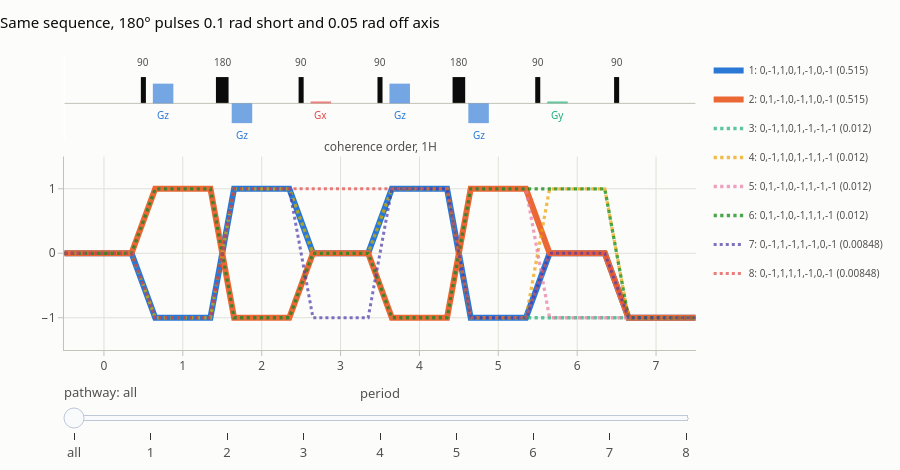

The notebook cell this image was saved under:
### Code cell
plot_pathways(result_imperfect, top=8, title="Same sequence, 180° pulses 0.1 rad short and 0.05 rad off axis")

### Figure 1 — Plotly figure (JSON) as saved in the notebook; plotly's stock layout.template omitted (floating-point values rounded to 4 significant figures)
{"data": [{"hovertemplate": "pathway 1: 0,-1,1,0,1,-1,0,-1<br>total 0.5149, ψ 0°<br>pc 1 · grad 1 · diff 0.5149 · pulse 1<extra></extra>", "legendgroup": "0", "line": {"color": "#2a78d6", "dash": "solid", "width": 6.0}, "mode": "lines", "name": "1: 0,-1,1,0,1,-1,0,-1 (0.515)", "opacity": 1.0, "showlegend": true, "x": [0.0, 0.85, 1.15, 1.85, 2.15, 2.85, 3.15, 3.85, 4.15, 4.85, 5.15, 5.85, 6.15, 6.85, 7.15, 8.0], "y": [0, 0, -1, -1, 1, 1, 0, 0, 1, 1, -1, -1, 0, 0, -1, -1], "type": "scatter", "xaxis": "x2", "yaxis": "y2"}, {"hovertemplate": "pathway 2: 0,1,-1,0,-1,1,0,-1<br>total 0.5149, ψ 0°<br>pc 1 · grad 1 · diff 0.5149 · pulse 1<extra></extra>", "legendgroup": "1", "line": {"color": "#eb6834", "dash": "solid", "width": 6.0}, "mode": "lines", "name": "2: 0,1,-1,0,-1,1,0,-1 (0.515)", "opacity": 1.0, "showlegend": true, "x": [0.0, 0.85, 1.15, 1.85, 2.15, 2.85, 3.15, 3.85, 4.15, 4.85, 5.15, 5.85, 6.15, 6.85, 7.15, 8.0], "y": [0, 0, 1, 1, -1, -1, 0, 0, -1, -1, 1, 1, 0, 0, -1, -1], "type": "scatter", "xaxis": "x2", "yaxis": "y2"}, {"hovertemplate": "pathway 3: 0,-1,1,0,1,-1,-1,-1<br>total 0.01202, ψ 180°<br>pc 1 · grad 0.02334 · diff 0.5149 · pulse 1<extra></extra>", "legendgroup": "2", "line": {"color": "#1baf7a", "dash": "dot", "width": 3.28}, "mode": "lines", "name": "3: 0,-1,1,0,1,-1,-1,-1 (0.012)", "opacity": 0.7, "showlegend": true, "x": [0.0, 0.85, 1.15, 1.85, 2.15, 2.85, 3.15, 3.85, 4.15, 4.85, 5.15, 5.85, 6.15, 6.85, 7.15, 8.0], "y": [0, 0, -1, -1, 1, 1, 0, 0, 1, 1, -1, -1, -1, -1, -1, -1], "type": "scatter", "xaxis": "x2", "yaxis": "y2"}, {"hovertemplate": "pathway 4: 0,-1,1,0,1,-1,1,-1<br>total 0.01202, ψ 180°<br>pc 1 · grad 0.02334 · diff 0.5149 · pulse 1<extra></extra>", "legendgroup": "3", "line": {"color": "#eda100", "dash": "dot", "width": 3.28}, "mode": "lines", "name": "4: 0,-1,1,0,1,-1,1,-1 (0.012)", "opacity": 0.7, "showlegend": true, "x": [0.0, 0.85, 1.15, 1.85, 2.15, 2.85, 3.15, 3.85, 4.15, 4.85, 5.15, 5.85, 6.15, 6.85, 7.15, 8.0], "y": [0, 0, -1, -1, 1, 1, 0, 0, 1, 1, -1, -1, 1, 1, -1, -1], "type": "scatter", "xaxis": "x2", "yaxis": "y2"}, {"hovertemplate": "pathway 5: 0,1,-1,0,-1,1,-1,-1<br>total 0.01202, ψ 180°<br>pc 1 · grad 0.02334 · diff 0.5149 · pulse 1<extra></extra>", "legendgroup": "4", "line": {"color": "#e87ba4", "dash": "dot", "width": 3.28}, "mode": "lines", "name": "5: 0,1,-1,0,-1,1,-1,-1 (0.012)", "opacity": 0.7, "showlegend": true, "x": [0.0, 0.85, 1.15, 1.85, 2.15, 2.85, 3.15, 3.85, 4.15, 4.85, 5.15, 5.85, 6.15, 6.85, 7.15, 8.0], "y": [0, 0, 1, 1, -1, -1, 0, 0, -1, -1, 1, 1, -1, -1, -1, -1], "type": "scatter", "xaxis": "x2", "yaxis": "y2"}, {"hovertemplate": "pathway 6: 0,1,-1,0,-1,1,1,-1<br>total 0.01202, ψ 180°<br>pc 1 · grad 0.02334 · diff 0.5149 · pulse 1<extra></extra>", "legendgroup": "5", "line": {"color": "#008300", "dash": "dot", "width": 3.28}, "mode": "lines", "name": "6: 0,1,-1,0,-1,1,1,-1 (0.012)", "opacity": 0.7, "showlegend": true, "x": [0.0, 0.85, 1.15, 1.85, 2.15, 2.85, 3.15, 3.85, 4.15, 4.85, 5.15, 5.85, 6.15, 6.85, 7.15, 8.0], "y": [0, 0, 1, 1, -1, -1, 0, 0, -1, -1, 1, 1, 1, 1, -1, -1], "type": "scatter", "xaxis": "x2", "yaxis": "y2"}, {"hovertemplate": "pathway 7: 0,-1,1,-1,1,-1,0,-1<br>total 0.008484, ψ 135°<br>pc 0.7071 · grad 0.02334 · diff 0.514 · pulse 1<extra></extra>", "legendgroup": "6", "line": {"color": "#4a3aa7", "dash": "dot", "width": 3.028}, "mode": "lines", "name": "7: 0,-1,1,-1,1,-1,0,-1 (0.00848)", "opacity": 0.7, "showlegend": true, "x": [0.0, 0.85, 1.15, 1.85, 2.15, 2.85, 3.15, 3.85, 4.15, 4.85, 5.15, 5.85, 6.15, 6.85, 7.15, 8.0], "y": [0, 0, -1, -1, 1, 1, -1, -1, 1, 1, -1, -1, 0, 0, -1, -1], "type": "scatter", "xaxis": "x2", "yaxis": "y2"}, {"hovertemplate": "pathway 8: 0,-1,1,1,1,-1,0,-1<br>total 0.008484, ψ 225°<br>pc 0.7071 · grad 0.02334 · diff 0.514 · pulse 1<extra></extra>", "legendgroup": "7", "line": {"color": "#e34948", "dash": "dot", "width": 3.028}, "mode": "lines", "name": "8: 0,-1,1,1,1,-1,0,-1 (0.00848)", "opacity": 0.7, "showlegend": true, "x": [0.0, 0.85, 1.15, 1.85, 2.15, 2.85, 3.15, 3.85, 4.15, 4.85, 5.15, 5.85, 6.15, 6.85, 7.15, 8.0], "y": [0, 0, -1, -1, 1, 1, 1, 1, 1, 1, -1, -1, 0, 0, -1, -1], "type": "scatter", "xaxis": "x2", "yaxis": "y2"}], "layout": {"xaxis": {"anchor": "y", "domain": [0.0, 1.0], "matches": "x2", "showticklabels": false, "showgrid": false}, "yaxis": {"anchor": "x", "domain": [0.718, 1.0], "visible": false, "range": [-1.35, 1.8]}, "xaxis2": {"anchor": "y2", "domain": [0.0, 1.0], "title": {"font": {"color": "#52514e", "size": 13}, "text": "period"}, "tickfont": {"color": "#52514e", "size": 12}, "showgrid": true, "gridcolor": "#e1e0d9", "zeroline": false, "showline": true, "linecolor": "#c3c2b7", "ticks": "outside", "tickcolor": "#c3c2b7", "tickvals": [0.5, 1.5, 2.5, 3.5, 4.5, 5.5, 6.5, 7.5], "ticktext": ["0", "1", "2", "3", "4", "5", "6", "7"]}, "yaxis2": {"anchor": "x2", "domain": [0.0, 0.658], "tickfont": {"color": "#52514e", "size": 12}, "title": {"font": {"color": "#52514e", "size": 13}}, "range": [-1.5, 1.5], "dtick": 1, "showgrid": true, "gridcolor": "#e1e0d9", "zeroline": false, "showline": true, "linecolor": "#c3c2b7", "ticks": "outside", "tickcolor": "#c3c2b7"}, "annotations": [{"font": {"color": "#52514e", "size": 12}, "showarrow": false, "text": "coherence order, 1H", "x": 0.5, "xanchor": "center", "xref": "paper", "y": 0.658, "yanchor": "bottom", "yref": "paper"}, {"font": {"color": "#52514e", "size": 10}, "showarrow": false, "text": "90", "x": 1.0, "xanchor": "center", "xref": "x", "y": 1.22, "yanchor": "bottom", "yref": "y"}, {"font": {"color": "#52514e", "size": 10}, "showarrow": false, "text": "180", "x": 2.0, "xanchor": "center", "xref": "x", "y": 1.22, "yanchor": "bottom", "yref": "y"}, {"font": {"color": "#52514e", "size": 10}, "showarrow": false, "text": "90", "x": 3.0, "xanchor": "center", "xref": "x", "y": 1.22, "yanchor": "bottom", "yref": "y"}, {"font": {"color": "#52514e", "size": 10}, "showarrow": false, "text": "90", "x": 4.0, "xanchor": "center", "xref": "x", "y": 1.22, "yanchor": "bottom", "yref": "y"}, {"font": {"color": "#52514e", "size": 10}, "showarrow": false, "text": "180", "x": 5.0, "xanchor": "center", "xref": "x", "y": 1.22, "yanchor": "bottom", "yref": "y"}, {"font": {"color": "#52514e", "size": 10}, "showarrow": false, "text": "90", "x": 6.0, "xanchor": "center", "xref": "x", "y": 1.22, "yanchor": "bottom", "yref": "y"}, {"font": {"color": "#52514e", "size": 10}, "showarrow": false, "text": "90", "x": 7.0, "xanchor": "center", "xref": "x", "y": 1.22, "yanchor": "bottom", "yref": "y"}, {"font": {"color": "#2a78d6", "size": 10}, "showarrow": false, "text": "Gz", "x": 1.25, "xanchor": "center", "xref": "x", "y": -0.1, "yanchor": "top", "yref": "y"}, {"font": {"color": "#2a78d6", "size": 10}, "showarrow": false, "text": "Gz", "x": 2.25, "xanchor": "center", "xref": "x", "y": -0.85, "yanchor": "top", "yref": "y"}, {"font": {"color": "#e34948", "size": 10}, "showarrow": false, "text": "Gx", "x": 3.25, "xanchor": "center", "xref": "x", "y": -0.1, "yanchor": "top", "yref": "y"}, {"font": {"color": "#2a78d6", "size": 10}, "showarrow": false, "text": "Gz", "x": 4.25, "xanchor": "center", "xref": "x", "y": -0.1, "yanchor": "top", "yref": "y"}, {"font": {"color": "#2a78d6", "size": 10}, "showarrow": false, "text": "Gz", "x": 5.25, "xanchor": "center", "xref": "x", "y": -0.85, "yanchor": "top", "yref": "y"}, {"font": {"color": "#1baf7a", "size": 10}, "showarrow": false, "text": "Gy", "x": 6.25, "xanchor": "center", "xref": "x", "y": -0.1, "yanchor": "top", "yref": "y"}], "shapes": [{"fillcolor": "#0b0b0b", "line": {"width": 0}, "type": "rect", "x0": 0.968, "x1": 1.032, "xref": "x", "y0": 0.0, "y1": 1.0, "yref": "y"}, {"fillcolor": "#0b0b0b", "line": {"width": 0}, "type": "rect", "x0": 1.92, "x1": 2.08, "xref": "x", "y0": 0.0, "y1": 1.0, "yref": "y"}, {"fillcolor": "#0b0b0b", "line": {"width": 0}, "type": "rect", "x0": 2.968, "x1": 3.032, "xref": "x", "y0": 0.0, "y1": 1.0, "yref": "y"}, {"fillcolor": "#0b0b0b", "line": {"width": 0}, "type": "rect", "x0": 3.968, "x1": 4.032, "xref": "x", "y0": 0.0, "y1": 1.0, "yref": "y"}, {"fillcolor": "#0b0b0b", "line": {"width": 0}, "type": "rect", "x0": 4.92, "x1": 5.08, "xref": "x", "y0": 0.0, "y1": 1.0, "yref": "y"}, {"fillcolor": "#0b0b0b", "line": {"width": 0}, "type": "rect", "x0": 5.968, "x1": 6.032, "xref": "x", "y0": 0.0, "y1": 1.0, "yref": "y"}, {"fillcolor": "#0b0b0b", "line": {"width": 0}, "type": "rect", "x0": 6.968, "x1": 7.032, "xref": "x", "y0": 0.0, "y1": 1.0, "yref": "y"}, {"line": {"color": "#c3c2b7", "width": 1}, "type": "line", "x0": 0.0, "x1": 8.0, "xref": "x", "y0": 0.0, "y1": 0.0, "yref": "y"}, {"fillcolor": "#2a78d6", "line": {"width": 0}, "opacity": 0.65, "type": "rect", "x0": 1.12, "x1": 1.38, "xref": "x", "y0": 0.0, "y1": 0.75, "yref": "y"}, {"fillcolor": "#2a78d6", "line": {"width": 0}, "opacity": 0.65, "type": "rect", "x0": 2.12, "x1": 2.38, "xref": "x", "y0": 0.0, "y1": -0.75, "yref": "y"}, {"fillcolor": "#e34948", "line": {"width": 0}, "opacity": 0.65, "type": "rect", "x0": 3.12, "x1": 3.38, "xref": "x", "y0": 0.0, "y1": 0.075, "yref": "y"}, {"fillcolor": "#2a78d6", "line": {"width": 0}, "opacity": 0.65, "type": "rect", "x0": 4.12, "x1": 4.38, "xref": "x", "y0": 0.0, "y1": 0.75, "yref": "y"}, {"fillcolor": "#2a78d6", "line": {"width": 0}, "opacity": 0.65, "type": "rect", "x0": 5.12, "x1": 5.38, "xref": "x", "y0": 0.0, "y1": -0.75, "yref": "y"}, {"fillcolor": "#1baf7a", "line": {"width": 0}, "opacity": 0.65, "type": "rect", "x0": 6.12, "x1": 6.38, "xref": "x", "y0": 0.0, "y1": 0.075, "yref": "y"}], "font": {"family": "system-ui, -apple-system, \"Segoe UI\", Roboto, sans-serif", "color": "#0b0b0b", "size": 13}, "margin": {"l": 64, "r": 24, "t": 56, "b": 48}, "title": {"font": {"size": 15, "color": "#0b0b0b"}, "text": "Same sequence, 180° pulses 0.1 rad short and 0.05 rad off axis", "x": 0, "xanchor": "left"}, "legend": {"font": {"size": 10, "color": "#52514e"}, "orientation": "v", "x": 1.02, "y": 1, "bgcolor": "rgba(0,0,0,0)"}, "modebar": {"bgcolor": "rgba(0,0,0,0)", "color": "#898781", "activecolor": "#52514e", "remove": ["lasso2d", "select2d"]}, "sliders": [{"active": 0, "currentvalue": {"font": {"color": "#52514e"}, "prefix": "pathway: "}, "font": {"color": "#52514e"}, "pad": {"t": 30}, "steps": [{"args": [{"opacity": [1.0, 1.0, 0.7, 0.7, 0.7, 0.7, 0.7, 0.7]}, {"annotations": [{"font": {"color": "#52514e", "size": 12}, "showarrow": false, "text": "coherence order, 1H", "x": 0.5, "xanchor": "center", "xref": "paper", "y": 0.658, "yanchor": "bottom", "yref": "paper"}, {"font": {"color": "#52514e", "size": 10}, "showarrow": false, "text": "90", "x": 1.0, "xanchor": "center", "xref": "x", "y": 1.22, "yanchor": "bottom", "yref": "y"}, {"font": {"color": "#52514e", "size": 10}, "showarrow": false, "text": "180", "x": 2.0, "xanchor": "center", "xref": "x", "y": 1.22, "yanchor": "bottom", "yref": "y"}, {"font": {"color": "#52514e", "size": 10}, "showarrow": false, "text": "90", "x": 3.0, "xanchor": "center", "xref": "x", "y": 1.22, "yanchor": "bottom", "yref": "y"}, {"font": {"color": "#52514e", "size": 10}, "showarrow": false, "text": "90", "x": 4.0, "xanchor": "center", "xref": "x", "y": 1.22, "yanchor": "bottom", "yref": "y"}, {"font": {"color": "#52514e", "size": 10}, "showarrow": false, "text": "180", "x": 5.0, "xanchor": "center", "xref": "x", "y": 1.22, "yanchor": "bottom", "yref": "y"}, {"font": {"color": "#52514e", "size": 10}, "showarrow": false, "text": "90", "x": 6.0, "xanchor": "center", "xref": "x", "y": 1.22, "yanchor": "bottom", "yref": "y"}, {"font": {"color": "#52514e", "size": 10}, "showarrow": false, "text": "90", "x": 7.0, "xanchor": "center", "xref": "x", "y": 1.22, "yanchor": "bottom", "yref": "y"}, {"font": {"color": "#2a78d6", "size": 10}, "showarrow": false, "text": "Gz", "x": 1.25, "xanchor": "center", "xref": "x", "y": -0.1, "yanchor": "top", "yref": "y"}, {"font": {"color": "#2a78d6", "size": 10}, "showarrow": false, "text": "Gz", "x": 2.25, "xanchor": "center", "xref": "x", "y": -0.85, "yanchor": "top", "yref": "y"}, {"font": {"color": "#e34948", "size": 10}, "showarrow": false, "text": "Gx", "x": 3.25, "xanchor": "center", "xref": "x", "y": -0.1, "yanchor": "top", "yref": "y"}, {"font": {"color": "#2a78d6", "size": 10}, "showarrow": false, "text": "Gz", "x": 4.25, "xanchor": "center", "xref": "x", "y": -0.1, "yanchor": "top", "yref": "y"}, {"font": {"color": "#2a78d6", "size": 10}, "showarrow": false, "text": "Gz", "x": 5.25, "xanchor": "center", "xref": "x", "y": -0.85, "yanchor": "top", "yref": "y"}, {"font": {"color": "#1baf7a", "size": 10}, "showarrow": false, "text": "Gy", "x": 6.25, "xanchor": "center", "xref": "x", "y": -0.1, "yanchor": "top", "yref": "y"}]}], "label": "all", "method": "update"}, {"args": [{"opacity": [1.0, 0.12, 0.12, 0.12, 0.12, 0.12, 0.12, 0.12]}, {"annotations": [{"font": {"color": "#52514e", "size": 12}, "showarrow": false, "text": "coherence order, 1H", "x": 0.5, "xanchor": "center", "xref": "paper", "y": 0.658, "yanchor": "bottom", "yref": "paper"}, {"font": {"color": "#52514e", "size": 10}, "showarrow": false, "text": "90", "x": 1.0, "xanchor": "center", "xref": "x", "y": 1.22, "yanchor": "bottom", "yref": "y"}, {"font": {"color": "#52514e", "size": 10}, "showarrow": false, "text": "180", "x": 2.0, "xanchor": "center", "xref": "x", "y": 1.22, "yanchor": "bottom", "yref": "y"}, {"font": {"color": "#52514e", "size": 10}, "showarrow": false, "text": "90", "x": 3.0, "xanchor": "center", "xref": "x", "y": 1.22, "yanchor": "bottom", "yref": "y"}, {"font": {"color": "#52514e", "size": 10}, "showarrow": false, "text": "90", "x": 4.0, "xanchor": "center", "xref": "x", "y": 1.22, "yanchor": "bottom", "yref": "y"}, {"font": {"color": "#52514e", "size": 10}, "showarrow": false, "text": "180", "x": 5.0, "xanchor": "center", "xref": "x", "y": 1.22, "yanchor": "bottom", "yref": "y"}, {"font": {"color": "#52514e", "size": 10}, "showarrow": false, "text": "90", "x": 6.0, "xanchor": "center", "xref": "x", "y": 1.22, "yanchor": "bottom", "yref": "y"}, {"font": {"color": "#52514e", "size": 10}, "showarrow": false, "text": "90", "x": 7.0, "xanchor": "center", "xref": "x", "y": 1.22, "yanchor": "bottom", "yref": "y"}, {"font": {"color": "#2a78d6", "size": 10}, "showarrow": false, "text": "Gz", "x": 1.25, "xanchor": "center", "xref": "x", "y": -0.1, "yanchor": "top", "yref": "y"}, {"font": {"color": "#2a78d6", "size": 10}, "showarrow": false, "text": "Gz", "x": 2.25, "xanchor": "center", "xref": "x", "y": -0.85, "yanchor": "top", "yref": "y"}, {"font": {"color": "#e34948", "size": 10}, "showarrow": false, "text": "Gx", "x": 3.25, "xanchor": "center", "xref": "x", "y": -0.1, "yanchor": "top", "yref": "y"}, {"font": {"color": "#2a78d6", "size": 10}, "showarrow": false, "text": "Gz", "x": 4.25, "xanchor": "center", "xref": "x", "y": -0.1, "yanchor": "top", "yref": "y"}, {"font": {"color": "#2a78d6", "size": 10}, "showarrow": false, "text": "Gz", "x": 5.25, "xanchor": "center", "xref": "x", "y": -0.85, "yanchor": "top", "yref": "y"}, {"font": {"color": "#1baf7a", "size": 10}, "showarrow": false, "text": "Gy", "x": 6.25, "xanchor": "center", "xref": "x", "y": -0.1, "yanchor": "top", "yref": "y"}, {"xref": "paper", "yref": "paper", "x": 1.0, "y": 0.0, "xanchor": "right", "yanchor": "bottom", "align": "left", "showarrow": false, "bgcolor": "#fcfcfb", "bordercolor": "#c3c2b7", "borderwidth": 1, "font": {"size": 11, "color": "#0b0b0b"}, "text": "<b>pathway 1</b> 0,-1,1,0,1,-1,0,-1 (wanted)<br>total 0.5149, ψ 0°<br>phase cycle 1<br>gradient 1<br>diffusion 0.5149<br>pulses 1"}]}], "label": "1", "method": "update"}, {"args": [{"opacity": [0.12, 1.0, 0.12, 0.12, 0.12, 0.12, 0.12, 0.12]}, {"annotations": [{"font": {"color": "#52514e", "size": 12}, "showarrow": false, "text": "coherence order, 1H", "x": 0.5, "xanchor": "center", "xref": "paper", "y": 0.658, "yanchor": "bottom", "yref": "paper"}, {"font": {"color": "#52514e", "size": 10}, "showarrow": false, "text": "90", "x": 1.0, "xanchor": "center", "xref": "x", "y": 1.22, "yanchor": "bottom", "yref": "y"}, {"font": {"color": "#52514e", "size": 10}, "showarrow": false, "text": "180", "x": 2.0, "xanchor": "center", "xref": "x", "y": 1.22, "yanchor": "bottom", "yref": "y"}, {"font": {"color": "#52514e", "size": 10}, "showarrow": false, "text": "90", "x": 3.0, "xanchor": "center", "xref": "x", "y": 1.22, "yanchor": "bottom", "yref": "y"}, {"font": {"color": "#52514e", "size": 10}, "showarrow": false, "text": "90", "x": 4.0, "xanchor": "center", "xref": "x", "y": 1.22, "yanchor": "bottom", "yref": "y"}, {"font": {"color": "#52514e", "size": 10}, "showarrow": false, "text": "180", "x": 5.0, "xanchor": "center", "xref": "x", "y": 1.22, "yanchor": "bottom", "yref": "y"}, {"font": {"color": "#52514e", "size": 10}, "showarrow": false, "text": "90", "x": 6.0, "xanchor": "center", "xref": "x", "y": 1.22, "yanchor": "bottom", "yref": "y"}, {"font": {"color": "#52514e", "size": 10}, "showarrow": false, "text": "90", "x": 7.0, "xanchor": "center", "xref": "x", "y": 1.22, "yanchor": "bottom", "yref": "y"}, {"font": {"color": "#2a78d6", "size": 10}, "showarrow": false, "text": "Gz", "x": 1.25, "xanchor": "center", "xref": "x", "y": -0.1, "yanchor": "top", "yref": "y"}, {"font": {"color": "#2a78d6", "size": 10}, "showarrow": false, "text": "Gz", "x": 2.25, "xanchor": "center", "xref": "x", "y": -0.85, "yanchor": "top", "yref": "y"}, {"font": {"color": "#e34948", "size": 10}, "showarrow": false, "text": "Gx", "x": 3.25, "xanchor": "center", "xref": "x", "y": -0.1, "yanchor": "top", "yref": "y"}, {"font": {"color": "#2a78d6", "size": 10}, "showarrow": false, "text": "Gz", "x": 4.25, "xanchor": "center", "xref": "x", "y": -0.1, "yanchor": "top", "yref": "y"}, {"font": {"color": "#2a78d6", "size": 10}, "showarrow": false, "text": "Gz", "x": 5.25, "xanchor": "center", "xref": "x", "y": -0.85, "yanchor": "top", "yref": "y"}, {"font": {"color": "#1baf7a", "size": 10}, "showarrow": false, "text": "Gy", "x": 6.25, "xanchor": "center", "xref": "x", "y": -0.1, "yanchor": "top", "yref": "y"}, {"xref": "paper", "yref": "paper", "x": 1.0, "y": 0.0, "xanchor": "right", "yanchor": "bottom", "align": "left", "showarrow": false, "bgcolor": "#fcfcfb", "bordercolor": "#c3c2b7", "borderwidth": 1, "font": {"size": 11, "color": "#0b0b0b"}, "text": "<b>pathway 2</b> 0,1,-1,0,-1,1,0,-1 (wanted)<br>total 0.5149, ψ 0°<br>phase cycle 1<br>gradient 1<br>diffusion 0.5149<br>pulses 1"}]}], "label": "2", "method": "update"}, {"args": [{"opacity": [0.12, 0.12, 1.0, 0.12, 0.12, 0.12, 0.12, 0.12]}, {"annotations": [{"font": {"color": "#52514e", "size": 12}, "showarrow": false, "text": "coherence order, 1H", "x": 0.5, "xanchor": "center", "xref": "paper", "y": 0.658, "yanchor": "bottom", "yref": "paper"}, {"font": {"color": "#52514e", "size": 10}, "showarrow": false, "text": "90", "x": 1.0, "xanchor": "center", "xref": "x", "y": 1.22, "yanchor": "bottom", "yref": "y"}, {"font": {"color": "#52514e", "size": 10}, "showarrow": false, "text": "180", "x": 2.0, "xanchor": "center", "xref": "x", "y": 1.22, "yanchor": "bottom", "yref": "y"}, {"font": {"color": "#52514e", "size": 10}, "showarrow": false, "text": "90", "x": 3.0, "xanchor": "center", "xref": "x", "y": 1.22, "yanchor": "bottom", "yref": "y"}, {"font": {"color": "#52514e", "size": 10}, "showarrow": false, "text": "90", "x": 4.0, "xanchor": "center", "xref": "x", "y": 1.22, "yanchor": "bottom", "yref": "y"}, {"font": {"color": "#52514e", "size": 10}, "showarrow": false, "text": "180", "x": 5.0, "xanchor": "center", "xref": "x", "y": 1.22, "yanchor": "bottom", "yref": "y"}, {"font": {"color": "#52514e", "size": 10}, "showarrow": false, "text": "90", "x": 6.0, "xanchor": "center", "xref": "x", "y": 1.22, "yanchor": "bottom", "yref": "y"}, {"font": {"color": "#52514e", "size": 10}, "showarrow": false, "text": "90", "x": 7.0, "xanchor": "center", "xref": "x", "y": 1.22, "yanchor": "bottom", "yref": "y"}, {"font": {"color": "#2a78d6", "size": 10}, "showarrow": false, "text": "Gz", "x": 1.25, "xanchor": "center", "xref": "x", "y": -0.1, "yanchor": "top", "yref": "y"}, {"font": {"color": "#2a78d6", "size": 10}, "showarrow": false, "text": "Gz", "x": 2.25, "xanchor": "center", "xref": "x", "y": -0.85, "yanchor": "top", "yref": "y"}, {"font": {"color": "#e34948", "size": 10}, "showarrow": false, "text": "Gx", "x": 3.25, "xanchor": "center", "xref": "x", "y": -0.1, "yanchor": "top", "yref": "y"}, {"font": {"color": "#2a78d6", "size": 10}, "showarrow": false, "text": "Gz", "x": 4.25, "xanchor": "center", "xref": "x", "y": -0.1, "yanchor": "top", "yref": "y"}, {"font": {"color": "#2a78d6", "size": 10}, "showarrow": false, "text": "Gz", "x": 5.25, "xanchor": "center", "xref": "x", "y": -0.85, "yanchor": "top", "yref": "y"}, {"font": {"color": "#1baf7a", "size": 10}, "showarrow": false, "text": "Gy", "x": 6.25, "xanchor": "center", "xref": "x", "y": -0.1, "yanchor": "top", "yref": "y"}, {"xref": "paper", "yref": "paper", "x": 1.0, "y": 0.0, "xanchor": "right", "yanchor": "bottom", "align": "left", "showarrow": false, "bgcolor": "#fcfcfb", "bordercolor": "#c3c2b7", "borderwidth": 1, "font": {"size": 11, "color": "#0b0b0b"}, "text": "<b>pathway 3</b> 0,-1,1,0,1,-1,-1,-1<br>total 0.01202, ψ 180°<br>phase cycle 1<br>gradient 0.02334<br>diffusion 0.5149<br>pulses 1"}]}], "label": "3", "method": "update"}, {"args": [{"opacity": [0.12, 0.12, 0.12, 1.0, 0.12, 0.12, 0.12, 0.12]}, {"annotations": [{"font": {"color": "#52514e", "size": 12}, "showarrow": false, "text": "coherence order, 1H", "x": 0.5, "xanchor": "center", "xref": "paper", "y": 0.658, "yanchor": "bottom", "yref": "paper"}, {"font": {"color": "#52514e", "size": 10}, "showarrow": false, "text": "90", "x": 1.0, "xanchor": "center", "xref": "x", "y": 1.22, "yanchor": "bottom", "yref": "y"}, {"font": {"color": "#52514e", "size": 10}, "showarrow": false, "text": "180", "x": 2.0, "xanchor": "center", "xref": "x", "y": 1.22, "yanchor": "bottom", "yref": "y"}, {"font": {"color": "#52514e", "size": 10}, "showarrow": false, "text": "90", "x": 3.0, "xanchor": "center", "xref": "x", "y": 1.22, "yanchor": "bottom", "yref": "y"}, {"font": {"color": "#52514e", "size": 10}, "showarrow": false, "text": "90", "x": 4.0, "xanchor": "center", "xref": "x", "y": 1.22, "yanchor": "bottom", "yref": "y"}, {"font": {"color": "#52514e", "size": 10}, "showarrow": false, "text": "180", "x": 5.0, "xanchor": "center", "xref": "x", "y": 1.22, "yanchor": "bottom", "yref": "y"}, {"font": {"color": "#52514e", "size": 10}, "showarrow": false, "text": "90", "x": 6.0, "xanchor": "center", "xref": "x", "y": 1.22, "yanchor": "bottom", "yref": "y"}, {"font": {"color": "#52514e", "size": 10}, "showarrow": false, "text": "90", "x": 7.0, "xanchor": "center", "xref": "x", "y": 1.22, "yanchor": "bottom", "yref": "y"}, {"font": {"color": "#2a78d6", "size": 10}, "showarrow": false, "text": "Gz", "x": 1.25, "xanchor": "center", "xref": "x", "y": -0.1, "yanchor": "top", "yref": "y"}, {"font": {"color": "#2a78d6", "size": 10}, "showarrow": false, "text": "Gz", "x": 2.25, "xanchor": "center", "xref": "x", "y": -0.85, "yanchor": "top", "yref": "y"}, {"font": {"color": "#e34948", "size": 10}, "showarrow": false, "text": "Gx", "x": 3.25, "xanchor": "center", "xref": "x", "y": -0.1, "yanchor": "top", "yref": "y"}, {"font": {"color": "#2a78d6", "size": 10}, "showarrow": false, "text": "Gz", "x": 4.25, "xanchor": "center", "xref": "x", "y": -0.1, "yanchor": "top", "yref": "y"}, {"font": {"color": "#2a78d6", "size": 10}, "showarrow": false, "text": "Gz", "x": 5.25, "xanchor": "center", "xref": "x", "y": -0.85, "yanchor": "top", "yref": "y"}, {"font": {"color": "#1baf7a", "size": 10}, "showarrow": false, "text": "Gy", "x": 6.25, "xanchor": "center", "xref": "x", "y": -0.1, "yanchor": "top", "yref": "y"}, {"xref": "paper", "yref": "paper", "x": 1.0, "y": 0.0, "xanchor": "right", "yanchor": "bottom", "align": "left", "showarrow": false, "bgcolor": "#fcfcfb", "bordercolor": "#c3c2b7", "borderwidth": 1, "font": {"size": 11, "color": "#0b0b0b"}, "text": "<b>pathway 4</b> 0,-1,1,0,1,-1,1,-1<br>total 0.01202, ψ 180°<br>phase cycle 1<br>gradient 0.02334<br>diffusion 0.5149<br>pulses 1"}]}], "label": "4", "method": "update"}, {"args": [{"opacity": [0.12, 0.12, 0.12, 0.12, 1.0, 0.12, 0.12, 0.12]}, {"annotations": [{"font": {"color": "#52514e", "size": 12}, "showarrow": false, "text": "coherence order, 1H", "x": 0.5, "xanchor": "center", "xref": "paper", "y": 0.658, "yanchor": "bottom", "yref": "paper"}, {"font": {"color": "#52514e", "size": 10}, "showarrow": false, "text": "90", "x": 1.0, "xanchor": "center", "xref": "x", "y": 1.22, "yanchor": "bottom", "yref": "y"}, {"font": {"color": "#52514e", "size": 10}, "showarrow": false, "text": "180", "x": 2.0, "xanchor": "center", "xref": "x", "y": 1.22, "yanchor": "bottom", "yref": "y"}, {"font": {"color": "#52514e", "size": 10}, "showarrow": false, "text": "90", "x": 3.0, "xanchor": "center", "xref": "x", "y": 1.22, "yanchor": "bottom", "yref": "y"}, {"font": {"color": "#52514e", "size": 10}, "showarrow": false, "text": "90", "x": 4.0, "xanchor": "center", "xref": "x", "y": 1.22, "yanchor": "bottom", "yref": "y"}, {"font": {"color": "#52514e", "size": 10}, "showarrow": false, "text": "180", "x": 5.0, "xanchor": "center", "xref": "x", "y": 1.22, "yanchor": "bottom", "yref": "y"}, {"font": {"color": "#52514e", "size": 10}, "showarrow": false, "text": "90", "x": 6.0, "xanchor": "center", "xref": "x", "y": 1.22, "yanchor": "bottom", "yref": "y"}, {"font": {"color": "#52514e", "size": 10}, "showarrow": false, "text": "90", "x": 7.0, "xanchor": "center", "xref": "x", "y": 1.22, "yanchor": "bottom", "yref": "y"}, {"font": {"color": "#2a78d6", "size": 10}, "showarrow": false, "text": "Gz", "x": 1.25, "xanchor": "center", "xref": "x", "y": -0.1, "yanchor": "top", "yref": "y"}, {"font": {"color": "#2a78d6", "size": 10}, "showarrow": false, "text": "Gz", "x": 2.25, "xanchor": "center", "xref": "x", "y": -0.85, "yanchor": "top", "yref": "y"}, {"font": {"color": "#e34948", "size": 10}, "showarrow": false, "text": "Gx", "x": 3.25, "xanchor": "center", "xref": "x", "y": -0.1, "yanchor": "top", "yref": "y"}, {"font": {"color": "#2a78d6", "size": 10}, "showarrow": false, "text": "Gz", "x": 4.25, "xanchor": "center", "xref": "x", "y": -0.1, "yanchor": "top", "yref": "y"}, {"font": {"color": "#2a78d6", "size": 10}, "showarrow": false, "text": "Gz", "x": 5.25, "xanchor": "center", "xref": "x", "y": -0.85, "yanchor": "top", "yref": "y"}, {"font": {"color": "#1baf7a", "size": 10}, "showarrow": false, "text": "Gy", "x": 6.25, "xanchor": "center", "xref": "x", "y": -0.1, "yanchor": "top", "yref": "y"}, {"xref": "paper", "yref": "paper", "x": 1.0, "y": 0.0, "xanchor": "right", "yanchor": "bottom", "align": "left", "showarrow": false, "bgcolor": "#fcfcfb", "bordercolor": "#c3c2b7", "borderwidth": 1, "font": {"size": 11, "color": "#0b0b0b"}, "text": "<b>pathway 5</b> 0,1,-1,0,-1,1,-1,-1<br>total 0.01202, ψ 180°<br>phase cycle 1<br>gradient 0.02334<br>diffusion 0.5149<br>pulses 1"}]}], "label": "5", "method": "update"}, {"args": [{"opacity": [0.12, 0.12, 0.12, 0.12, 0.12, 1.0, 0.12, 0.12]}, {"annotations": [{"font": {"color": "#52514e", "size": 12}, "showarrow": false, "text": "coherence order, 1H", "x": 0.5, "xanchor": "center", "xref": "paper", "y": 0.658, "yanchor": "bottom", "yref": "paper"}, {"font": {"color": "#52514e", "size": 10}, "showarrow": false, "text": "90", "x": 1.0, "xanchor": "center", "xref": "x", "y": 1.22, "yanchor": "bottom", "yref": "y"}, {"font": {"color": "#52514e", "size": 10}, "showarrow": false, "text": "180", "x": 2.0, "xanchor": "center", "xref": "x", "y": 1.22, "yanchor": "bottom", "yref": "y"}, {"font": {"color": "#52514e", "size": 10}, "showarrow": false, "text": "90", "x": 3.0, "xanchor": "center", "xref": "x", "y": 1.22, "yanchor": "bottom", "yref": "y"}, {"font": {"color": "#52514e", "size": 10}, "showarrow": false, "text": "90", "x": 4.0, "xanchor": "center", "xref": "x", "y": 1.22, "yanchor": "bottom", "yref": "y"}, {"font": {"color": "#52514e", "size": 10}, "showarrow": false, "text": "180", "x": 5.0, "xanchor": "center", "xref": "x", "y": 1.22, "yanchor": "bottom", "yref": "y"}, {"font": {"color": "#52514e", "size": 10}, "showarrow": false, "text": "90", "x": 6.0, "xanchor": "center", "xref": "x", "y": 1.22, "yanchor": "bottom", "yref": "y"}, {"font": {"color": "#52514e", "size": 10}, "showarrow": false, "text": "90", "x": 7.0, "xanchor": "center", "xref": "x", "y": 1.22, "yanchor": "bottom", "yref": "y"}, {"font": {"color": "#2a78d6", "size": 10}, "showarrow": false, "text": "Gz", "x": 1.25, "xanchor": "center", "xref": "x", "y": -0.1, "yanchor": "top", "yref": "y"}, {"font": {"color": "#2a78d6", "size": 10}, "showarrow": false, "text": "Gz", "x": 2.25, "xanchor": "center", "xref": "x", "y": -0.85, "yanchor": "top", "yref": "y"}, {"font": {"color": "#e34948", "size": 10}, "showarrow": false, "text": "Gx", "x": 3.25, "xanchor": "center", "xref": "x", "y": -0.1, "yanchor": "top", "yref": "y"}, {"font": {"color": "#2a78d6", "size": 10}, "showarrow": false, "text": "Gz", "x": 4.25, "xanchor": "center", "xref": "x", "y": -0.1, "yanchor": "top", "yref": "y"}, {"font": {"color": "#2a78d6", "size": 10}, "showarrow": false, "text": "Gz", "x": 5.25, "xanchor": "center", "xref": "x", "y": -0.85, "yanchor": "top", "yref": "y"}, {"font": {"color": "#1baf7a", "size": 10}, "showarrow": false, "text": "Gy", "x": 6.25, "xanchor": "center", "xref": "x", "y": -0.1, "yanchor": "top", "yref": "y"}, {"xref": "paper", "yref": "paper", "x": 1.0, "y": 0.0, "xanchor": "right", "yanchor": "bottom", "align": "left", "showarrow": false, "bgcolor": "#fcfcfb", "bordercolor": "#c3c2b7", "borderwidth": 1, "font": {"size": 11, "color": "#0b0b0b"}, "text": "<b>pathway 6</b> 0,1,-1,0,-1,1,1,-1<br>total 0.01202, ψ 180°<br>phase cycle 1<br>gradient 0.02334<br>diffusion 0.5149<br>pulses 1"}]}], "label": "6", "method": "update"}, {"args": [{"opacity": [0.12, 0.12, 0.12, 0.12, 0.12, 0.12, 1.0, 0.12]}, {"annotations": [{"font": {"color": "#52514e", "size": 12}, "showarrow": false, "text": "coherence order, 1H", "x": 0.5, "xanchor": "center", "xref": "paper", "y": 0.658, "yanchor": "bottom", "yref": "paper"}, {"font": {"color": "#52514e", "size": 10}, "showarrow": false, "text": "90", "x": 1.0, "xanchor": "center", "xref": "x", "y": 1.22, "yanchor": "bottom", "yref": "y"}, {"font": {"color": "#52514e", "size": 10}, "showarrow": false, "text": "180", "x": 2.0, "xanchor": "center", "xref": "x", "y": 1.22, "yanchor": "bottom", "yref": "y"}, {"font": {"color": "#52514e", "size": 10}, "showarrow": false, "text": "90", "x": 3.0, "xanchor": "center", "xref": "x", "y": 1.22, "yanchor": "bottom", "yref": "y"}, {"font": {"color": "#52514e", "size": 10}, "showarrow": false, "text": "90", "x": 4.0, "xanchor": "center", "xref": "x", "y": 1.22, "yanchor": "bottom", "yref": "y"}, {"font": {"color": "#52514e", "size": 10}, "showarrow": false, "text": "180", "x": 5.0, "xanchor": "center", "xref": "x", "y": 1.22, "yanchor": "bottom", "yref": "y"}, {"font": {"color": "#52514e", "size": 10}, "showarrow": false, "text": "90", "x": 6.0, "xanchor": "center", "xref": "x", "y": 1.22, "yanchor": "bottom", "yref": "y"}, {"font": {"color": "#52514e", "size": 10}, "showarrow": false, "text": "90", "x": 7.0, "xanchor": "center", "xref": "x", "y": 1.22, "yanchor": "bottom", "yref": "y"}, {"font": {"color": "#2a78d6", "size": 10}, "showarrow": false, "text": "Gz", "x": 1.25, "xanchor": "center", "xref": "x", "y": -0.1, "yanchor": "top", "yref": "y"}, {"font": {"color": "#2a78d6", "size": 10}, "showarrow": false, "text": "Gz", "x": 2.25, "xanchor": "center", "xref": "x", "y": -0.85, "yanchor": "top", "yref": "y"}, {"font": {"color": "#e34948", "size": 10}, "showarrow": false, "text": "Gx", "x": 3.25, "xanchor": "center", "xref": "x", "y": -0.1, "yanchor": "top", "yref": "y"}, {"font": {"color": "#2a78d6", "size": 10}, "showarrow": false, "text": "Gz", "x": 4.25, "xanchor": "center", "xref": "x", "y": -0.1, "yanchor": "top", "yref": "y"}, {"font": {"color": "#2a78d6", "size": 10}, "showarrow": false, "text": "Gz", "x": 5.25, "xanchor": "center", "xref": "x", "y": -0.85, "yanchor": "top", "yref": "y"}, {"font": {"color": "#1baf7a", "size": 10}, "showarrow": false, "text": "Gy", "x": 6.25, "xanchor": "center", "xref": "x", "y": -0.1, "yanchor": "top", "yref": "y"}, {"xref": "paper", "yref": "paper", "x": 1.0, "y": 0.0, "xanchor": "right", "yanchor": "bottom", "align": "left", "showarrow": false, "bgcolor": "#fcfcfb", "bordercolor": "#c3c2b7", "borderwidth": 1, "font": {"size": 11, "color": "#0b0b0b"}, "text": "<b>pathway 7</b> 0,-1,1,-1,1,-1,0,-1<br>total 0.008484, ψ 135°<br>phase cycle 0.7071<br>gradient 0.02334<br>diffusion 0.514<br>pulses 1"}]}], "label": "7", "method": "update"}, {"args": [{"opacity": [0.12, 0.12, 0.12, 0.12, 0.12, 0.12, 0.12, 1.0]}, {"annotations": [{"font": {"color": "#52514e", "size": 12}, "showarrow": false, "text": "coherence order, 1H", "x": 0.5, "xanchor": "center", "xref": "paper", "y": 0.658, "yanchor": "bottom", "yref": "paper"}, {"font": {"color": "#52514e", "size": 10}, "showarrow": false, "text": "90", "x": 1.0, "xanchor": "center", "xref": "x", "y": 1.22, "yanchor": "bottom", "yref": "y"}, {"font": {"color": "#52514e", "size": 10}, "showarrow": false, "text": "180", "x": 2.0, "xanchor": "center", "xref": "x", "y": 1.22, "yanchor": "bottom", "yref": "y"}, {"font": {"color": "#52514e", "size": 10}, "showarrow": false, "text": "90", "x": 3.0, "xanchor": "center", "xref": "x", "y": 1.22, "yanchor": "bottom", "yref": "y"}, {"font": {"color": "#52514e", "size": 10}, "showarrow": false, "text": "90", "x": 4.0, "xanchor": "center", "xref": "x", "y": 1.22, "yanchor": "bottom", "yref": "y"}, {"font": {"color": "#52514e", "size": 10}, "showarrow": false, "text": "180", "x": 5.0, "xanchor": "center", "xref": "x", "y": 1.22, "yanchor": "bottom", "yref": "y"}, {"font": {"color": "#52514e", "size": 10}, "showarrow": false, "text": "90", "x": 6.0, "xanchor": "center", "xref": "x", "y": 1.22, "yanchor": "bottom", "yref": "y"}, {"font": {"color": "#52514e", "size": 10}, "showarrow": false, "text": "90", "x": 7.0, "xanchor": "center", "xref": "x", "y": 1.22, "yanchor": "bottom", "yref": "y"}, {"font": {"color": "#2a78d6", "size": 10}, "showarrow": false, "text": "Gz", "x": 1.25, "xanchor": "center", "xref": "x", "y": -0.1, "yanchor": "top", "yref": "y"}, {"font": {"color": "#2a78d6", "size": 10}, "showarrow": false, "text": "Gz", "x": 2.25, "xanchor": "center", "xref": "x", "y": -0.85, "yanchor": "top", "yref": "y"}, {"font": {"color": "#e34948", "size": 10}, "showarrow": false, "text": "Gx", "x": 3.25, "xanchor": "center", "xref": "x", "y": -0.1, "yanchor": "top", "yref": "y"}, {"font": {"color": "#2a78d6", "size": 10}, "showarrow": false, "text": "Gz", "x": 4.25, "xanchor": "center", "xref": "x", "y": -0.1, "yanchor": "top", "yref": "y"}, {"font": {"color": "#2a78d6", "size": 10}, "showarrow": false, "text": "Gz", "x": 5.25, "xanchor": "center", "xref": "x", "y": -0.85, "yanchor": "top", "yref": "y"}, {"font": {"color": "#1baf7a", "size": 10}, "showarrow": false, "text": "Gy", "x": 6.25, "xanchor": "center", "xref": "x", "y": -0.1, "yanchor": "top", "yref": "y"}, {"xref": "paper", "yref": "paper", "x": 1.0, "y": 0.0, "xanchor": "right", "yanchor": "bottom", "align": "left", "showarrow": false, "bgcolor": "#fcfcfb", "bordercolor": "#c3c2b7", "borderwidth": 1, "font": {"size": 11, "color": "#0b0b0b"}, "text": "<b>pathway 8</b> 0,-1,1,1,1,-1,0,-1<br>total 0.008484, ψ 225°<br>phase cycle 0.7071<br>gradient 0.02334<br>diffusion 0.514<br>pulses 1"}]}], "label": "8", "method": "update"}]}], "height": 470, "paper_bgcolor": "#fcfcfb", "plot_bgcolor": "#fcfcfb", "hovermode": "closest"}}
